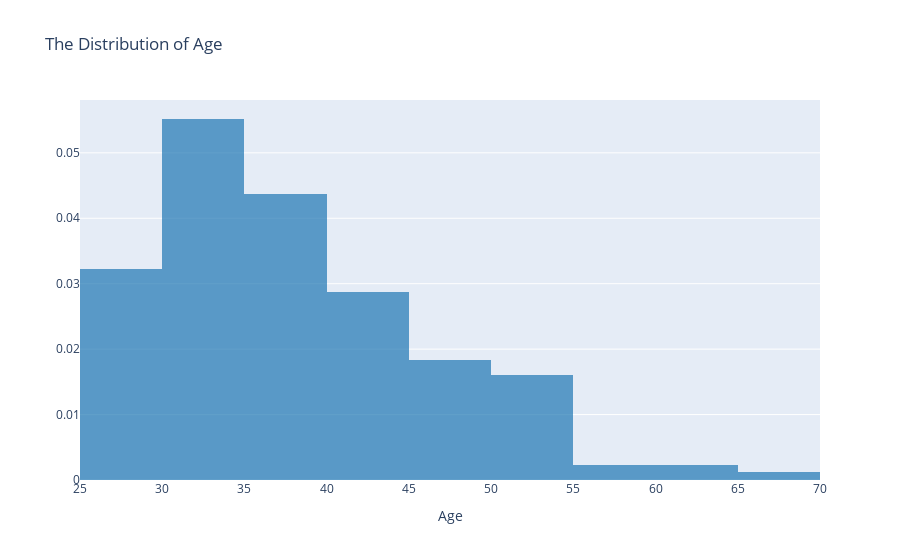
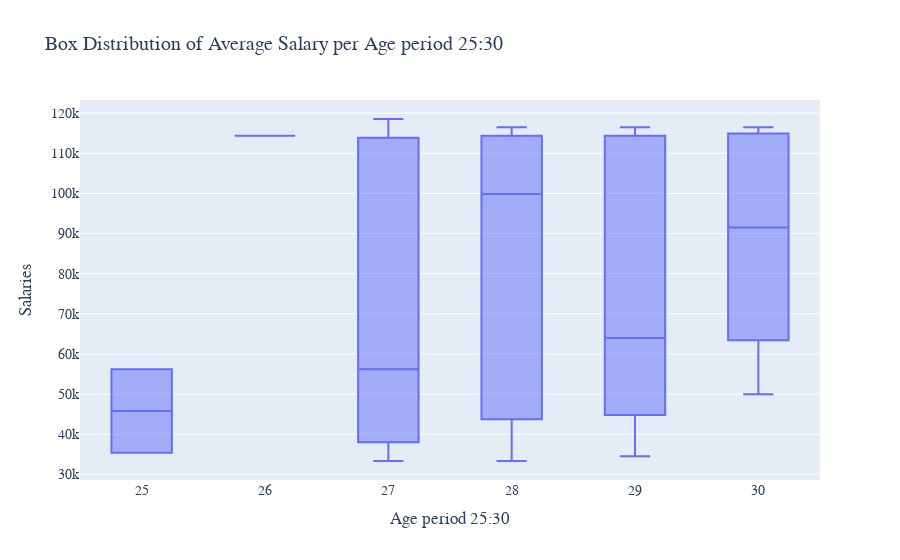

Source (notebook cell) for these figures, in order:
### Code cell
# Age Graphs
subdatasets(df, 'Age', 25, 5)

### Figure 1 — Plotly figure (JSON) as saved in the notebook; plotly's stock layout.template omitted (floating-point values rounded to 4 significant figures; data arrays with more than 128 entries replaced by an {"elided": "..."} marker saying what was removed)
{"data": [{"autobinx": false, "histnorm": "probability density", "legendgroup": "Age", "marker": {"color": "rgb(31, 119, 180)"}, "name": "Age", "opacity": 0.7, "type": "histogram", "uid": "03478fd9-136e-4fc2-bc64-7b928e834f24", "x": {"elided": "174 int values"}, "xaxis": "x", "xbins": {"end": 67, "size": 5, "start": 25}, "yaxis": "y"}], "layout": {"barmode": "overlay", "hovermode": "closest", "legend": {"traceorder": "reversed"}, "title": {"text": "The Distribution of Age"}, "xaxis": {"anchor": "y2", "domain": [0, 1], "title": {"text": "Age"}, "zeroline": false}, "yaxis": {"anchor": "free", "domain": [0, 1], "position": 0}}}

### Figure 2 — Plotly figure (JSON) as saved in the notebook; plotly's stock layout.template omitted (floating-point values rounded to 4 significant figures)
{"data": [{"type": "box", "x": [27, 30, 30, 29, 30, 28, 28, 29, 26, 27, 28, 29, 30, 27, 30, 29, 28, 30, 29, 29, 29, 27, 25, 29, 28, 27, 29, 28, 29, 30, 30, 28, 29, 25, 29, 28], "y": [118560, 116480, 115500.0, 114400, 114400, 114400, 114400, 114400, 114400, 112320, 112320, 76960, 72696, 56160, 54080, 54080, 49920, 49920, 45760, 43680, 43680, 39520, 35360, 34440.0, 33280, 33280, 116480, 116480, 114400, 93600, 89440, 87360, 73840, 56160, 49920, 37440]}], "layout": {"font": {"family": "Courier New, monospace", "size": 14}, "title": {"text": "Box Distribution of Average Salary per Age period 25:30"}, "xaxis": {"title": {"text": "Age period 25:30"}}, "yaxis": {"title": {"text": "Salaries"}}}}
